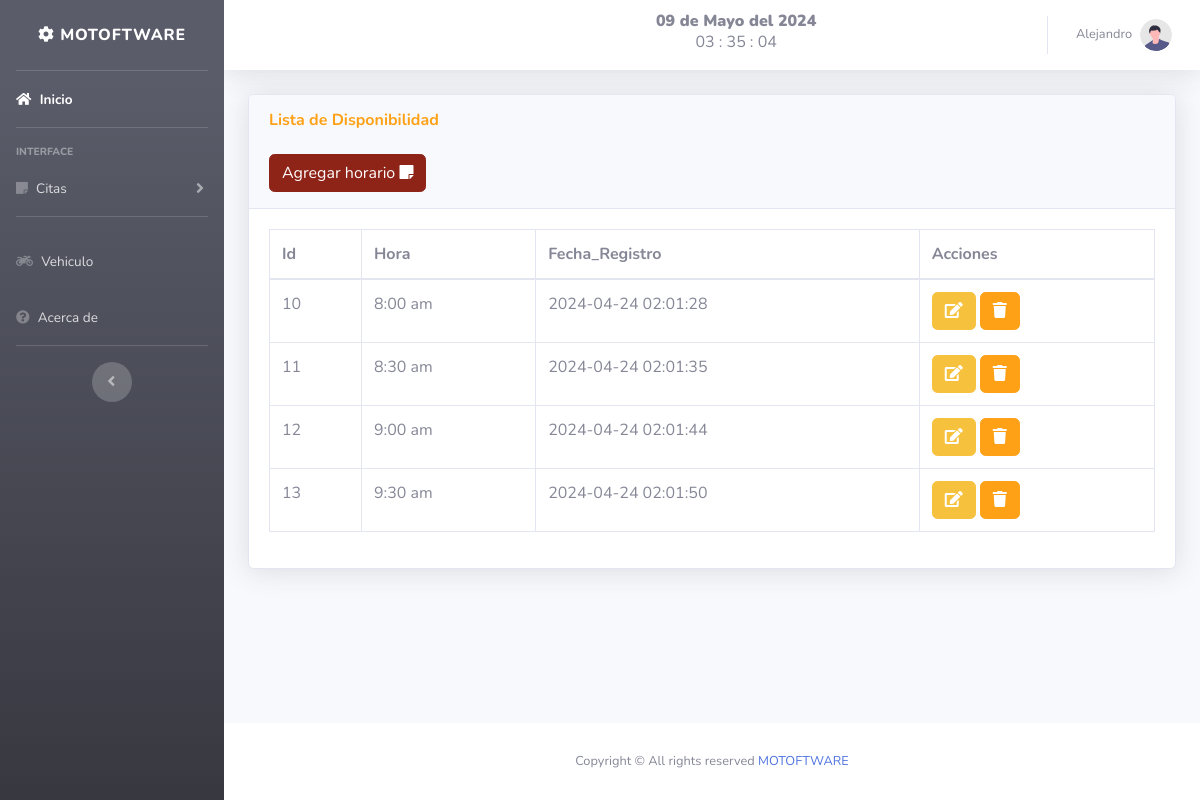
/views/horarios.php (signed in), run on the app's committed database.
### tables this page shows
CREATE TABLE `horario` (
  `id` int(11) NOT NULL,
  `hora` varchar(50) NOT NULL,
  `fecha` timestamp NOT NULL DEFAULT current_timestamp()
);

### views/horarios.php (the view, shortened to what this page needs)
<!DOCTYPE html>
<html lang="en">
<head>
    <link rel='stylesheet' href='../package/dist/sweetalert2.min.css'>
</head>
<?php include "../includes/header.php"; ?>
<body id="page-top">
    <div class="container-fluid">
        <div class="card shadow mb-4">
            <div class="card-header py-3">
                <h6 class="m-0 font-weight-bold text-primary">Lista de Disponibilidad</h6>
                <br>
                <button type="button" class="btn btn-success" data-toggle="modal" data-target="#horario">
                    <span class="glyphicon glyphicon-plus"></span> Agregar horario <i class="fa fa-sticky-note" aria-hidden="true"></i> </a></button>
            </div>
            <div class="card-body">
                <div class="table-responsive">
                    <table class="table table-bordered" id="dataTable" width="100%" cellspacing="0">
                        <thead>
                            <tr>
                                <th>Id</th>
                                <th>Hora</th>
                                <th>Fecha_Registro</th>
                                <th>Acciones</th>
                            </tr>
                        </thead>
                        <?php
                        include "../includes/db.php";
                        $result = mysqli_query($conexion, "SELECT * FROM horario ");
                        while ($fila = mysqli_fetch_assoc($result)) :
                        ?>
                            <tr>
                                <td><?php echo $fila['id']; ?></td>
                                <td><?php echo $fila['hora']; ?></td>
                                <td><?php echo $fila['fecha']; ?></td>
                                <td>
                                    <a class="btn btn-warning" href="../includes/editar_horario.php?id=<?php echo $fila['id'] ?> ">
                                        <i class="fa fa-edit "></i> </a>
                                    <a href="../includes/eliminar_horario.php?id=<?php echo $fila['id'] ?> " class="btn btn-danger btn-del">
                                        <i class="fa fa-trash "></i></a></button>
                                </td>
                            </tr>
                        <?php endwhile; ?>
                    </table>
                </div>
            </div>
        </div>
    </div>
    <?php include "../includes/footer.php"; ?>
</body>
</html>

### data on the page
horario: id "10", hora "8:00 am", fecha "2024-04-24 02:01:28"
horario: id "11", hora "8:30 am", fecha "2024-04-24 02:01:35"
horario: id "12", hora "9:00 am", fecha "2024-04-24 02:01:44"
horario: id "13", hora "9:30 am", fecha "2024-04-24 02:01:50"

### other printed values
fecha() "09 de Mayo del 2024"
$_SESSION['nombre'] "Alejandro"
